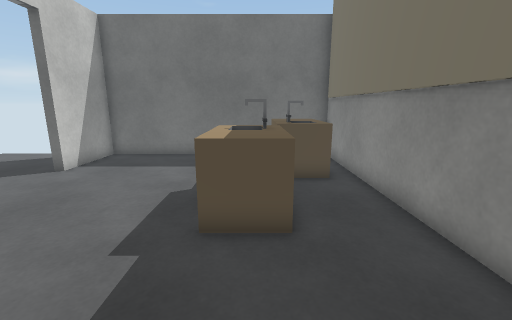
[1] (above)

12 first-person views from a walk through a 3-D level made in the Unity game engine. The camera is 1.3 m above the floor, tilts 12° down and sees 90° across. Doors are open. The floor is counted in squares, 0.5 m on a side. Each view is taken from the middle of a square. On the plan, view 1 faces up. The plan holds only what a view shows up to about 18 squares ahead; the rest is blank. Some surface patterns are stand-ins.

[2]
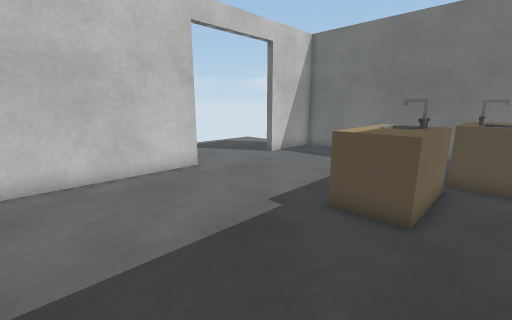

[3]
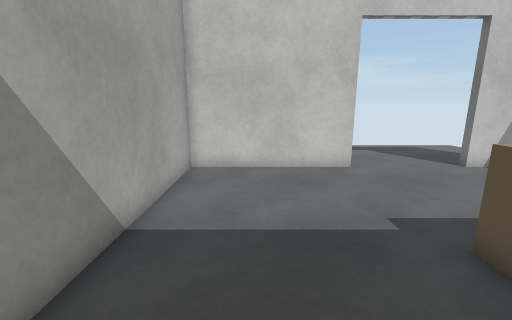

[4]
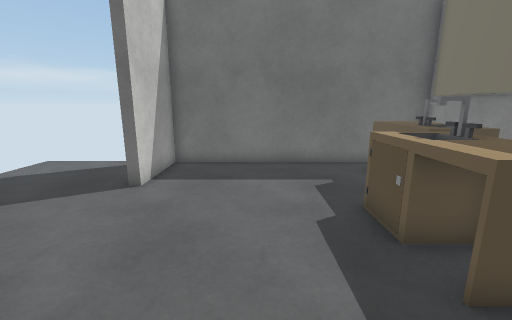

[5]
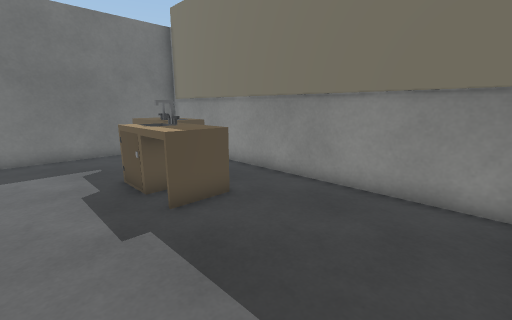

[6]
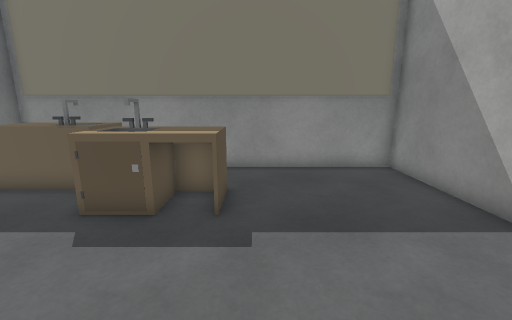

[7]
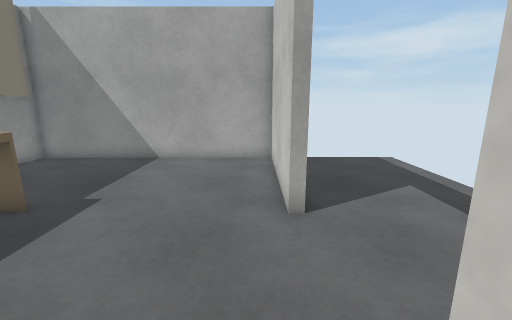

[8]
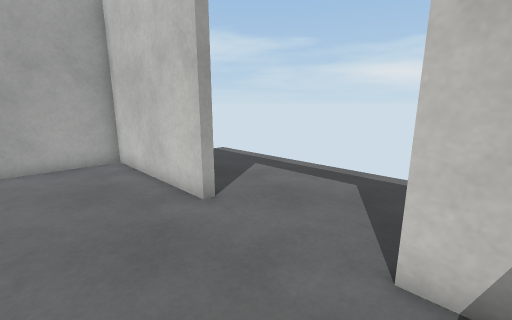

[9]
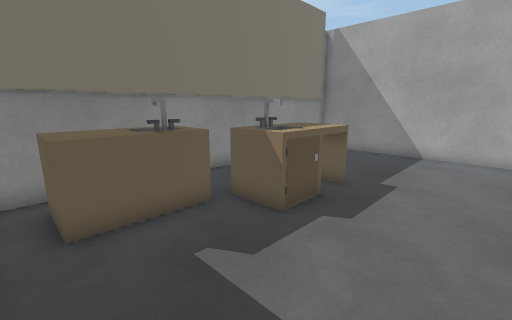

[10]
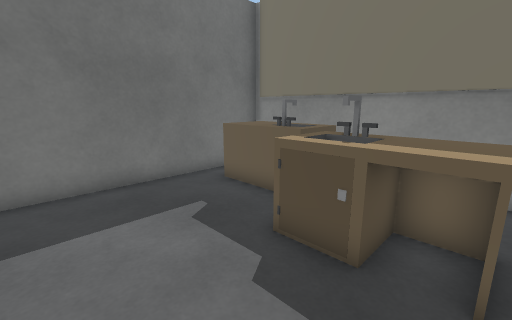

[11]
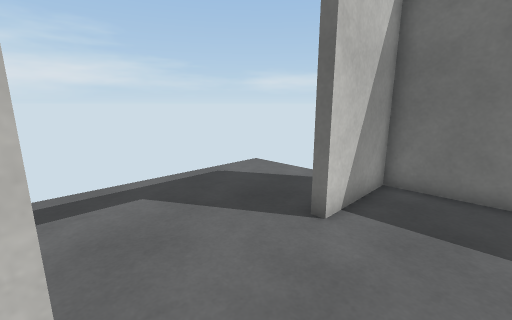

[12]
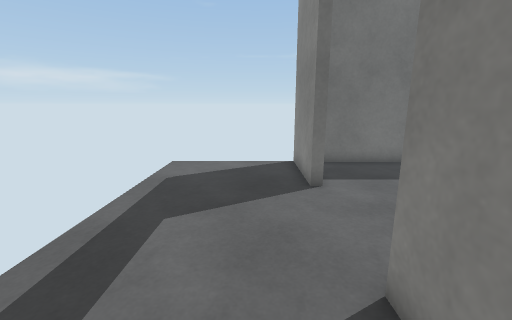

### Floor plan
Points are (right, up) in squares from view 1. A wall is a line through its corners. A room is listed if a view was taken in it or the views show most of it. See-through windows are left out.
Room 1 (views 1, 2, 3, 4, 5, 6, 7, 8, 9, 10, 11)
walls: (-8.2, 5.1) (-7.8, 5.1) (-7.8, -1.8) (3.8, -1.8) (3.8, 13.8) (-7.8, 13.8) (-7.8, 10.1) (-8.2, 10.1) (-8.2, 14)
ways out: opening at (-12, 5) to room 2; open door at (-9, 5) to room 2
objects: other object (-1, 5) to (1, 8); other object (1, 9) to (3, 12)
Room 2 (view 12)
walls: (-8.2, 3.5) (-8.2, 5.1)
ways out: opening at (-12, 5) to room 1; open door at (-9, 5) to room 1

Where each view was taken, in squares from view 1:
view 1: 0 up, 0 right, facing up
view 2: 1 down, 2 right, facing up-left
view 3: 1 up, 3 right, facing left
view 4: 2 up, 4 left, facing up
view 5: 1 down, 4 left, facing up-right
view 6: 4 up, 7 left, facing right
view 7: 11 up, 7 left, facing down
view 8: 11 up, 4 left, facing down-left
view 9: 13 up, 5 left, facing down-right
view 10: 5 up, 5 left, facing up-right
view 11: 5 up, 5 left, facing up-left
view 12: 2 up, 10 left, facing up
